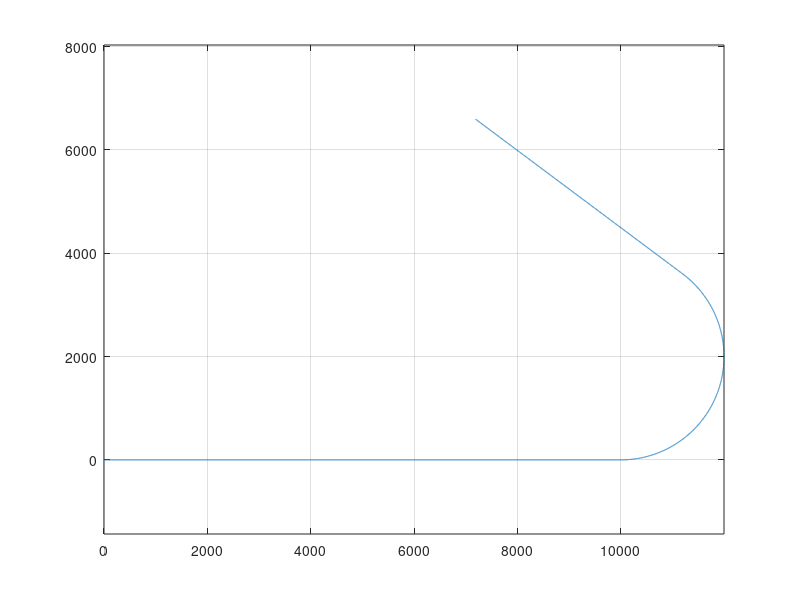

This figure's MATLAB source:
x0 = 0;
y0 = 0;
Vx0 = 100;
Vy0 = 0;


tf = 200;
fs   = 100;
dt   = 1/fs;

X = [x0;Vx0;y0;Vy0];

%% Straight Flight Mode

A = [1 dt 0 0;
     0  1 0 0;
     0  0 1 dt;
     0  0 0  1];

for ii = 1 : 100*fs

    X(:,ii+1) = A*X(:,ii);
    
end

%% Constant Angular Velocity Mode
w = 0.05;
A = [1    sin(w*dt)/w   0  -(1-cos(w*dt))/w;
     0      cos(w*dt)   0        -sin(w*dt);
     0 (1-cos(w*dt))/w   1      sin(w*dt)/w;
     0       sin(w*dt)  0         cos(w*dt)];

for jj = ii : 150*fs

    X(:,jj+1) = A*X(:,jj);
    
end

%% Straight Flight Mode

A = [1 dt 0 0;
     0  1 0 0;
     0  0 1 dt;
     0  0 0  1];

for ii = jj : tf*fs

    X(:,ii+1) = A*X(:,ii);
    
end

plot(X(1,:),X(3,:))
grid on
axis equal

save("trajectory","X")
